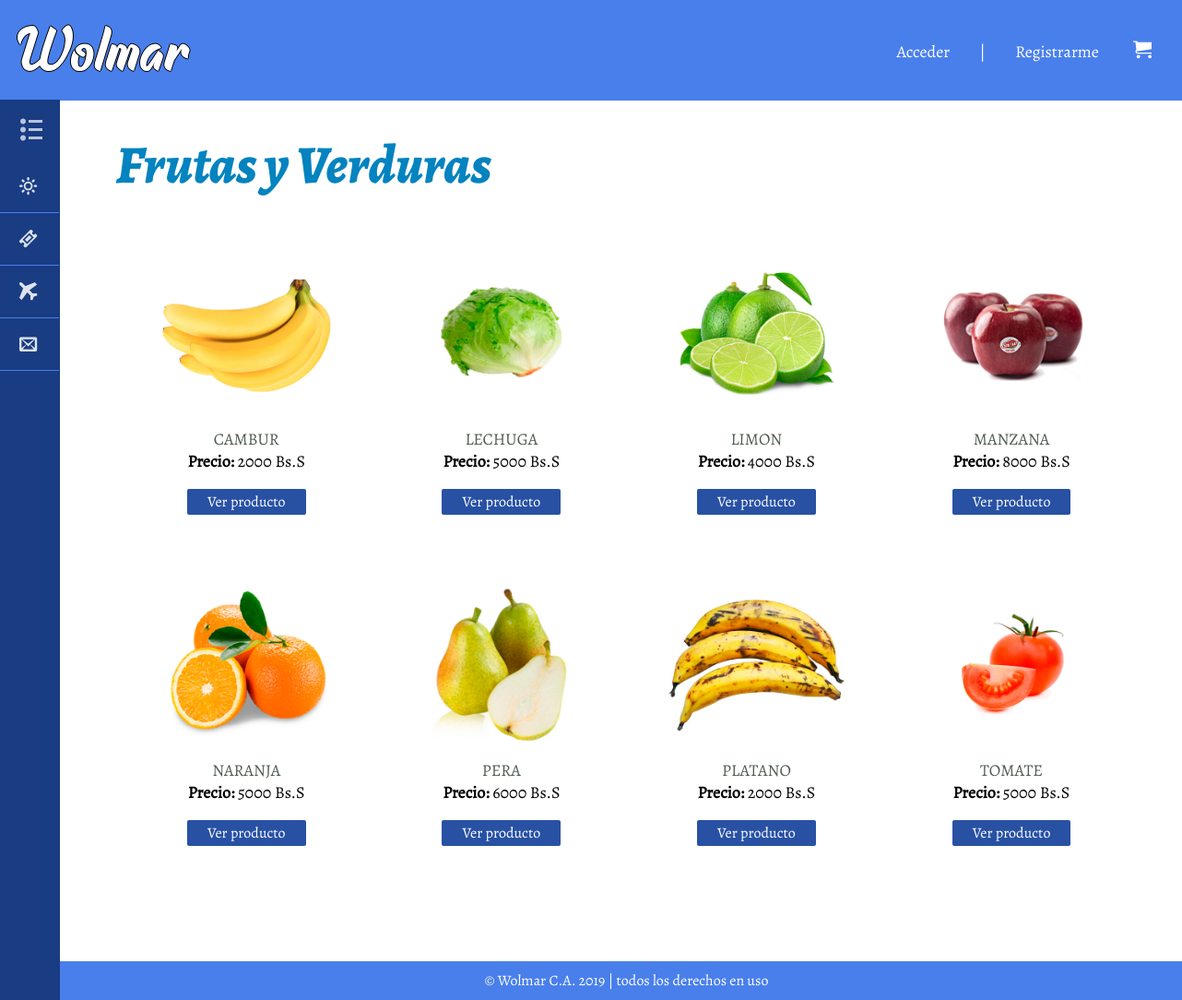
Screenshot of /productos.php?tipo=Frutas y Verduras with the database file from the repository.
### tables this page shows
CREATE TABLE `producto` (
  `id_producto` int(20) NOT NULL,
  `nombre` varchar(50) NOT NULL,
  `tipo` varchar(20) NOT NULL,
  `imagen` varchar(100) NOT NULL,
  `precio` float NOT NULL,
  `cantidad` int(10) NOT NULL
);

### productos.php (the view, shortened to what this page needs)
<?php
include 'connect.php';
$tipo_producto = $_GET['tipo'];
$consulta_tipo = mysqli_query($conexion,"SELECT * from producto WHERE tipo = '$tipo_producto'");
$cantidad = mysqli_num_rows($consulta_tipo);
$atributo = mysqli_fetch_array($consulta_tipo);
$id = $atributo ['id_producto'];
$tope_ciclo = $id + $cantidad;
?>
<!DOCTYPE html>
<html lang="es">
<head>
	<link rel="stylesheet" type="text/css" href="css/productos.css">
	<link rel="stylesheet" type="text/css" href="css/fonts.css">
</head>
<body>
	<header>
		<h1 class="home"><a href="index.php">Wolmar</a></h1>
		<ul class="menuP">
            <?php if (isset($_SESSION['usuario'])): ?>
            <li><span class="icon-user"></span><?php echo $_SESSION['usuario']?></li>
            <li>|</li>
            <li><a href ="desconexion.php"><span class="icon-exit"></span>Cerrar Sesion<?php ?></a></li>
			<li>|</li>
            <li id="carrito"><a href="#" class="icon-cart"></a></li>
            <?php else: ?>
            <li><a href="login.html">Acceder</a></li>
			<li>|</li>
			<li><a href="Registro.html">Registrarme</a></li>
            <li id="carrito"><a href="#" class="icon-cart"></a></li>
            <?php endif; ?>
		</ul>
		<nav>
				<div class="menu-bar">
					<h2><span class="icon-list2"></span>MENÚ</h2>
				</div>
			<ul class="menu">
				<li class="supermercado">
					<a href="#"><span class="icon-sun"></span>Supermercado<span class="icon-circle-down"></span></a>
				</li>
				<li>
					<a href="#"><span class="icon-ticket"></span>Ofertas</a>
				</li>
				<li>
					<a href="#"><span class="icon-airplane"></span>Importado</a>
				</li>
				<li>
					<a href="contacto.php"><span class="icon-envelop"></span>Contáctanos</a>
				</li>
			</ul>
		</nav>
	</header>
	<section class="main">
	<div class="contenido">
		<?php echo "<h2>$tipo_producto</h2>";?>
			<div class="productos">
			<?php
				for($i = $id; $i < $tope_ciclo; $i++){
		    		$consulta = mysqli_query($conexion, "SELECT * FROM producto WHERE id_producto = $i");
		    		$atributo = mysqli_fetch_array($consulta);
		    		$imagen = $atributo ['imagen'];
		    		$nombre = $atributo ['nombre'];
		    		$precio = $atributo ['precio'];
		    		echo "<div class= 'producto'>
						<a href='detalles.php?id_producto=$i'>
							<img src='$imagen'></a><br>
						<span class='nombre'><a href='detalles.php?id_producto=$i'>
							$nombre</a></span><br>
						<span><strong>Precio: </strong>$precio Bs.S</span><br>
						<a href='detalles.php?id_producto=$i' class='ver'>Ver producto</a><br>
						</div>";
				}
			?>
			</div>
		</div>
	</section>
	<footer>
		<p>© Wolmar C.A. 2019 | todos los derechos en uso</p>
	</footer>
</body>
</html>

### css/productos.css (style rules this page uses)
* { margin: 0; padding: 0; }
body { font-family: 'Alegreya'; overflow-x: hidden; }
header { position: fixed; top: 0; width: 100%; background: #497FEB; color: #fff; }
header h1 { font-family: 'Raphtalia'; font-weight: lighter; font-size: 70px; display: inline-block; text-align: left; margin: 10px; text-shadow: 1px 0 0 #000, -1px 0 0 #000, 0 1px 0 #000, 0 -1px 0 #000; }
header .menuP { display: inline-block; margin-top: 22px; float: right; }
header .menuP li { display: inline-block; margin: 20px 10px; font-size: 18px; }
header .menuP a, h1 a { padding: 9px; color: #fff; text-decoration: none; }
header span { margin-right: 28px; margin-left: 6px; }
header li#carrito { margin-right: 24px; margin-left: 6px; font-size: 20px; }
.menu-bar { cursor: pointer; padding: 16px; color: #fff; opacity: .7; }
header nav { font-family: 'BreeSerif'; position: fixed; width: 64px; height: 100%; background:#193C83; outline: 1px solid #193C83; transition: all .3s; overflow-x: hidden; overflow-y: auto; }
header ul { list-style: none; }
header nav > ul { padding-bottom: 120px; }
header nav li { border-bottom: 1px solid #497FEB; transition: all .3s; }
header nav a { padding: 15px; display: block; color: #fff; opacity: .85; font-size: 1.2em; text-decoration: none; position: relative; }
div.contenido { width: 93%; margin-top: 109px; margin-left: 66px; padding: 30px 20px; }
div.contenido h2 { font-family: "Alegreya-ExtraBoldItalic"; font-size: 58px; font-weight: lighter; margin-bottom: 26px; padding: 0 40px; color: #0383BF; }
div.productos { box-sizing: border-box; text-align: center; margin-bottom: 50px; }
div.producto { display: inline-block; text-align: center; margin: 20px 30px; font-size: 18px; width: 18%; border: 1px solid rgba(255,255,255,0); }
div.producto img { width: 90%; }
div.producto .nombre { text-transform: uppercase; }
div.producto a { color: #4F5B51; padding: 9px; text-decoration: none; }
div.producto a.ver { background-color: #2851A4; color: #fff; font-size: 16px; display: block; margin: 0 auto; margin-top: 18px; width: 60%; border-radius: 2px; padding: 3px 0; }
footer { background: #497FEB; color:#fff; z-index: 0; width: 106%; padding: 10px 0; text-align: center; }

### rows the page displays
producto: imagen (picture), nombre "CAMBUR", precio "2000"
producto: imagen (picture), nombre "LECHUGA", precio "5000"
producto: imagen (picture), nombre "LIMON", precio "4000"
producto: imagen (picture), nombre "MANZANA", precio "8000"
producto: imagen (picture), nombre "NARANJA", precio "5000"
producto: imagen (picture), nombre "PERA", precio "6000"
producto: imagen (picture), nombre "PLATANO", precio "2000"
producto: imagen (picture), nombre "TOMATE", precio "5000"

### other values shown
$tipo_producto "Frutas y Verduras"
